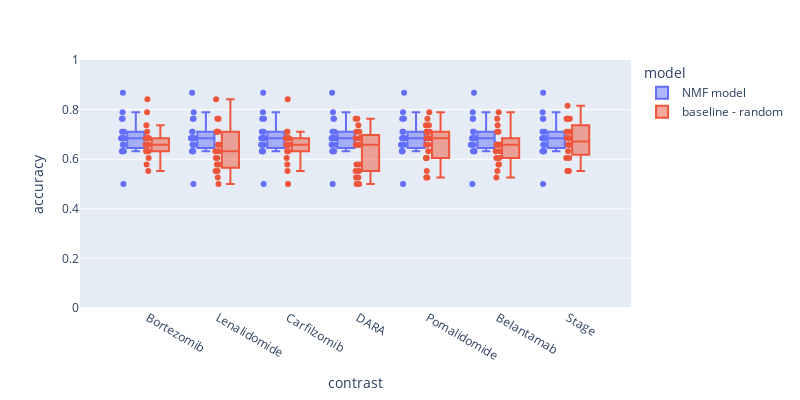

Notebook source saved alongside this figure:
### Code cell
import plotly.express as px
fig = px.box(f1_df, color="model", x="contrast" ,y=metric_name,points="all",  width=800, height=400) #X for diffrent datasets
fig.update(layout_yaxis_range = [0,1])
fig.show()

### Figure 1 — Plotly figure (JSON) as saved in the notebook; plotly's stock layout.template omitted (floating-point values rounded to 4 significant figures; data arrays with more than 128 entries replaced by an {"elided": "..."} marker saying what was removed)
{"data": [{"alignmentgroup": "True", "boxpoints": "all", "hovertemplate": "model=NMF model<br>contrast=%{x}<br>accuracy=%{y}<extra></extra>", "legendgroup": "NMF model", "marker": {"color": "#636efa"}, "name": "NMF model", "notched": false, "offsetgroup": "NMF model", "orientation": "v", "showlegend": true, "type": "box", "x": {"elided": "140 str values"}, "x0": " ", "xaxis": "x", "y": {"elided": "140 float values"}, "y0": " ", "yaxis": "y"}, {"alignmentgroup": "True", "boxpoints": "all", "hovertemplate": "model=baseline - random<br>contrast=%{x}<br>accuracy=%{y}<extra></extra>", "legendgroup": "baseline - random", "marker": {"color": "#EF553B"}, "name": "baseline - random", "notched": false, "offsetgroup": "baseline - random", "orientation": "v", "showlegend": true, "type": "box", "x": {"elided": "140 str values"}, "x0": " ", "xaxis": "x", "y": {"elided": "140 float values"}, "y0": " ", "yaxis": "y"}], "layout": {"boxmode": "group", "height": 400, "legend": {"title": {"text": "model"}, "tracegroupgap": 0}, "margin": {"t": 60}, "width": 800, "xaxis": {"anchor": "y", "autorange": true, "domain": [0, 1], "range": [-0.9723, 6.893], "title": {"text": "contrast"}, "type": "category"}, "yaxis": {"anchor": "x", "domain": [0, 1], "range": [0, 1], "title": {"text": "accuracy"}, "type": "linear"}}}
